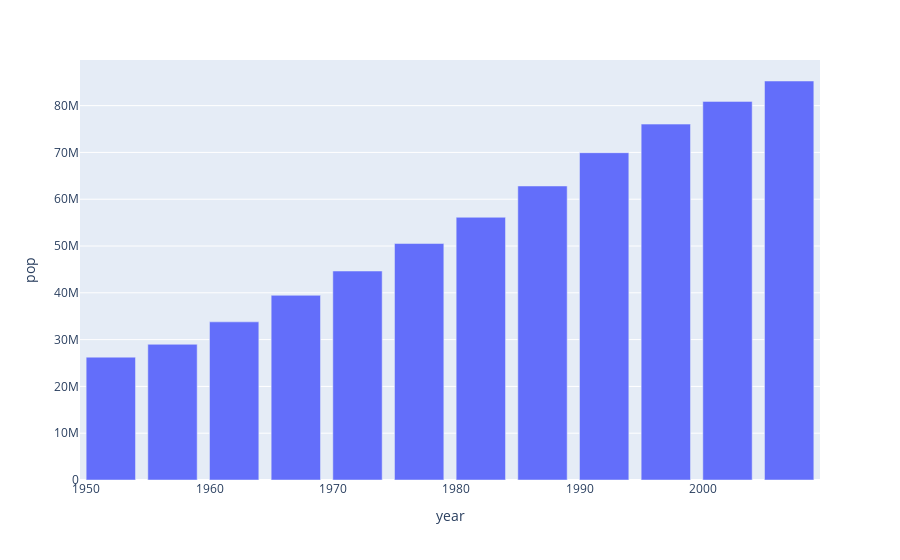

Notebook source saved alongside this figure:
### Markdown cell above
# Bar chart (Population)

### Code cell
df_us = px.data.gapminder().query("country == 'Vietnam'")
px.bar(df_us, x="year", y="pop")

### Figure 1 — Plotly figure (JSON) as saved in the notebook; plotly's stock layout.template omitted (floating-point values rounded to 4 significant figures)
{"data": [{"alignmentgroup": "True", "hovertemplate": "year=%{x}<br>pop=%{y}<extra></extra>", "legendgroup": "", "marker": {"color": "#636efa", "pattern": {"shape": ""}}, "name": "", "offsetgroup": "", "orientation": "v", "showlegend": false, "textposition": "auto", "type": "bar", "x": [1952, 1957, 1962, 1967, 1972, 1977, 1982, 1987, 1992, 1997, 2002, 2007], "xaxis": "x", "y": [26246839, 28998543, 33796140, 39463910, 44655014, 50533506, 56142181, 62826491, 69940728, 76048996, 80908147, 85262356], "yaxis": "y"}], "layout": {"barmode": "relative", "legend": {"tracegroupgap": 0}, "margin": {"t": 60}, "xaxis": {"anchor": "y", "domain": [0, 1], "title": {"text": "year"}}, "yaxis": {"anchor": "x", "domain": [0, 1], "title": {"text": "pop"}}}}
